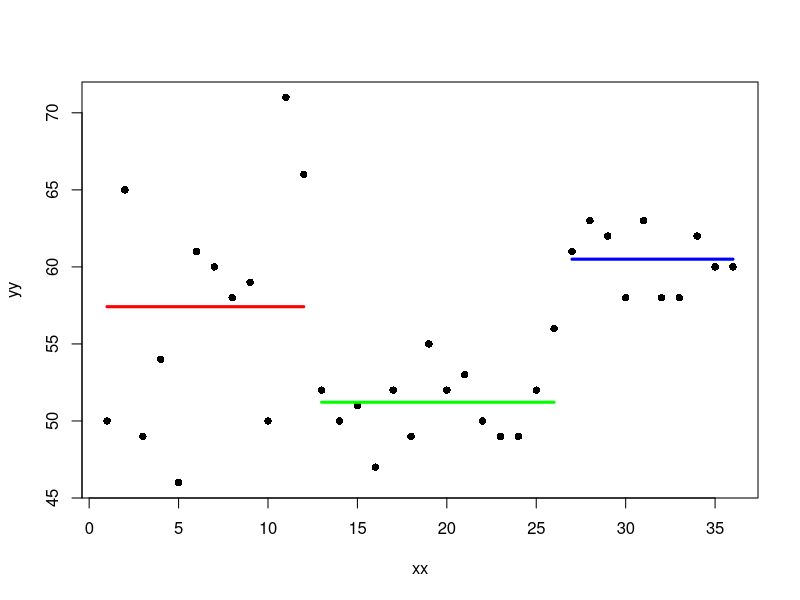

Write R code to recreate this figure.
x1 = round(rnorm(12, mean=57, sd=6))
x2 = round(rnorm(14, mean=52, sd=3))
x3 = round(rnorm(10, mean=60, sd=2))

yy = c(x1, x2, x3)
xx = 1:36

plot(xx,yy, pch=16)
points(c(1,12), c(mean(x1), mean(x1)), type='l', lwd=3, col='red')

points(c(13,26), c(mean(x2), mean(x2)), type='l', lwd=3, col='green')

points(c(27,36), c(mean(x3), mean(x3)), type='l', lwd=3, col='blue')

